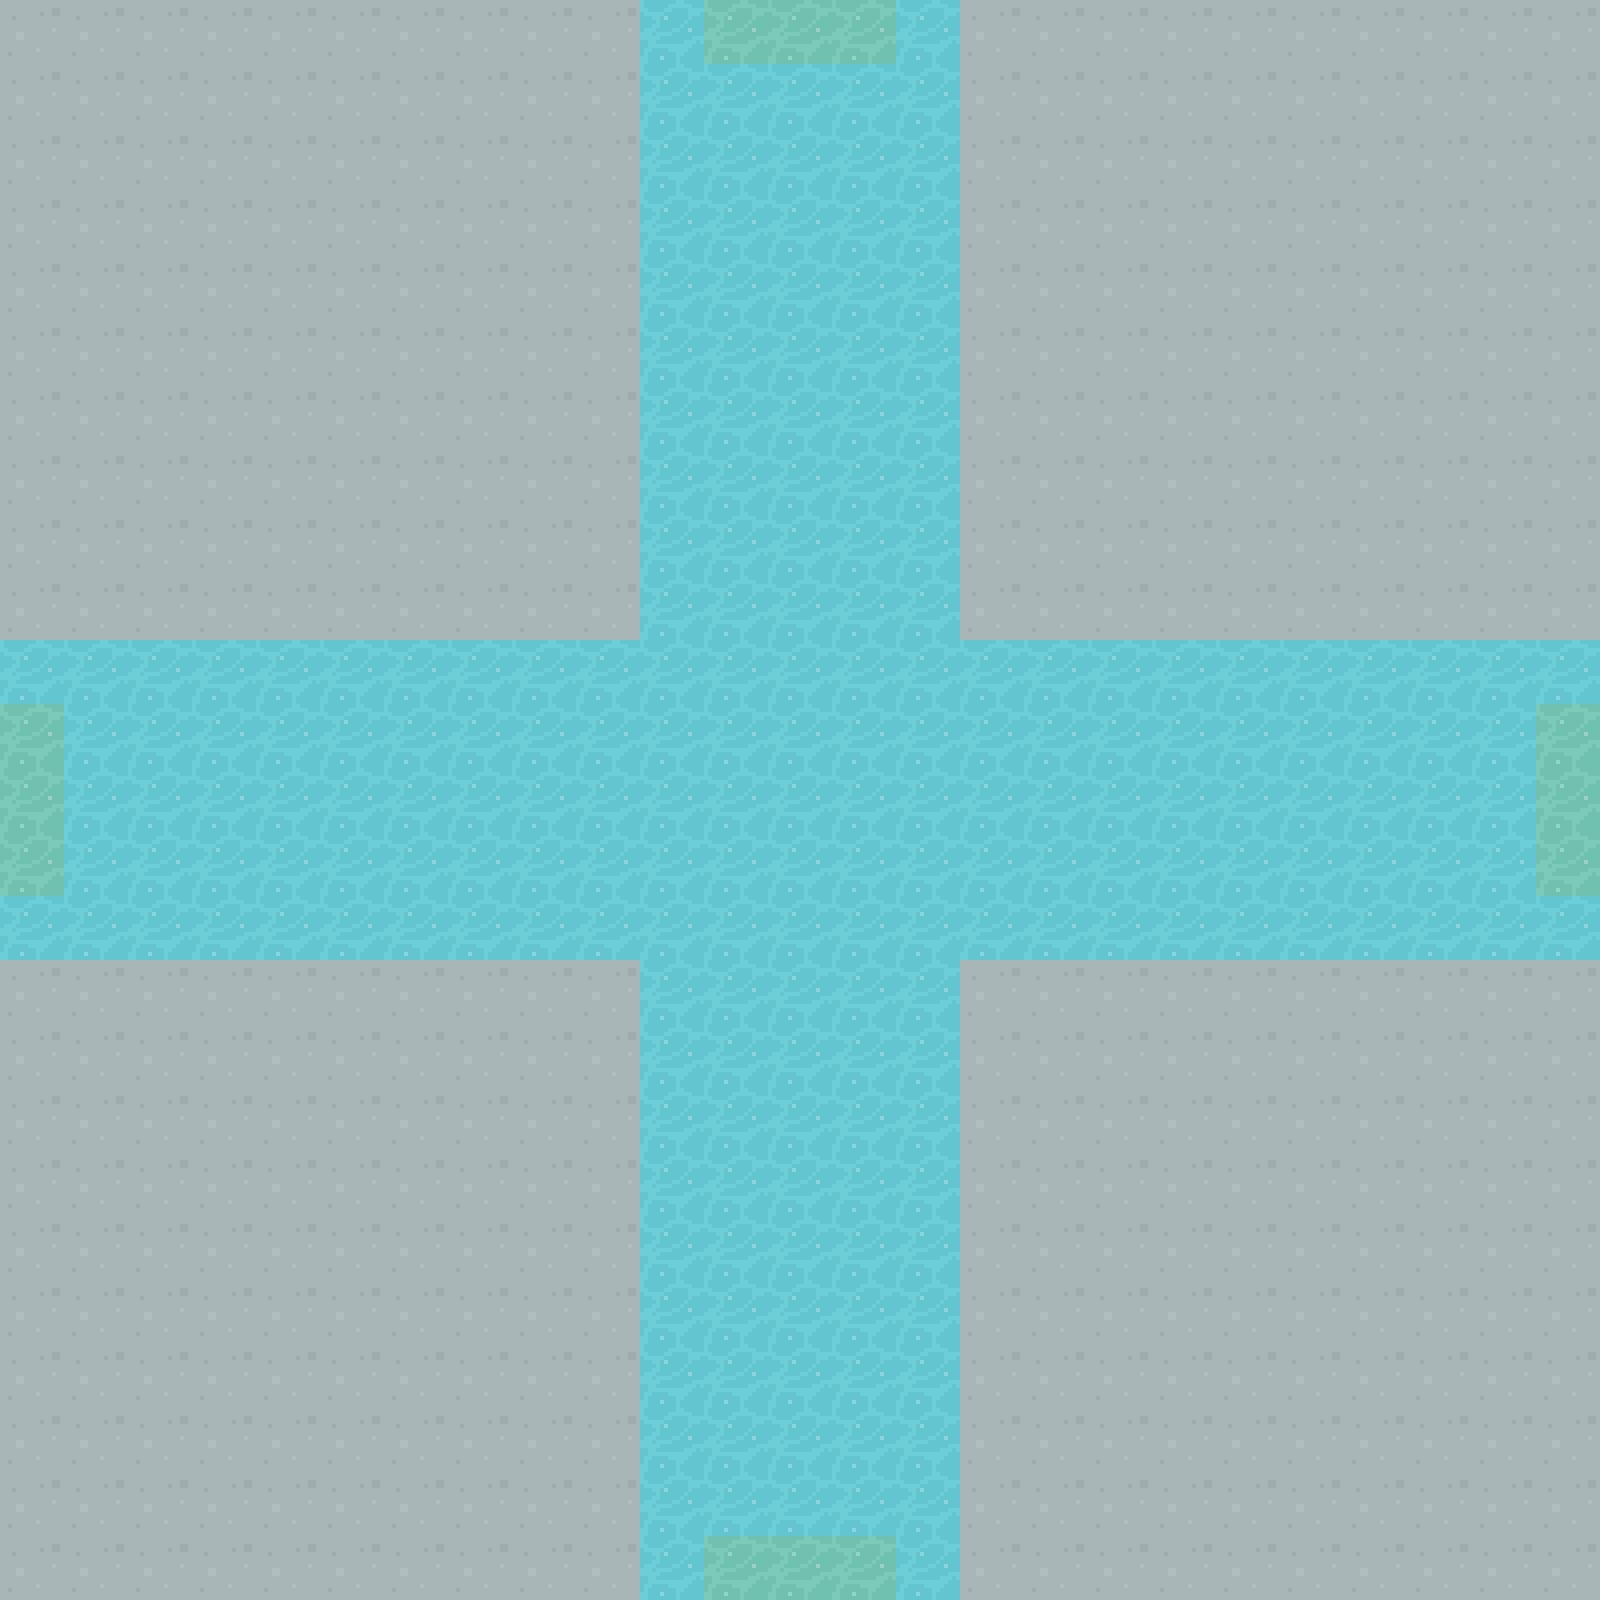

A level layout from a 2D game, rendered from its tile map. Below: a short description, then the map file with its tile-grid data intact:
An orthogonal 25x25 tile map with 64x64 px tiles, 1 tile layer (Tile Layer 1) and 12 objects (SOUTH, NORTH, EAST, WEST).

<map version="1.2" tiledversion="1.3.3" orientation="orthogonal" renderorder="right-down" width="25" height="25" tilewidth="64" tileheight="64" infinite="0" nextlayerid="3" nextobjectid="19">
 <tileset firstgid="1" source="../maps/64TilesheetDungeon.tsx" />
 <layer id="1" name="Tile Layer 1" width="25" height="25">
  <data encoding="csv">
68,68,68,68,68,68,68,68,68,68,321,326,326,326,321,68,68,68,68,68,68,68,68,68,68,
68,68,68,68,68,68,68,68,68,68,321,321,321,321,321,68,68,68,68,68,68,68,68,68,68,
68,68,68,68,68,68,68,68,68,68,321,321,321,321,321,68,68,68,68,68,68,68,68,68,68,
68,68,68,68,68,68,68,68,68,68,321,321,321,321,321,68,68,68,68,68,68,68,68,68,68,
68,68,68,68,68,68,68,68,68,68,321,321,321,321,321,68,68,68,68,68,68,68,68,68,68,
68,68,68,68,68,68,68,68,68,68,321,321,321,321,321,68,68,68,68,68,68,68,68,68,68,
68,68,68,68,68,68,68,68,68,68,321,321,321,321,321,68,68,68,68,68,68,68,68,68,68,
68,68,68,68,68,68,68,68,68,68,321,321,321,321,321,68,68,68,68,68,68,68,68,68,68,
68,68,68,68,68,68,68,68,68,68,321,321,321,321,321,68,68,68,68,68,68,68,68,68,68,
68,68,68,68,68,68,68,68,68,68,321,321,321,321,321,68,68,68,68,68,68,68,68,68,68,
321,321,321,321,321,321,321,321,321,321,321,321,321,321,321,321,321,321,321,321,321,321,321,321,321,
326,321,321,321,321,321,321,321,321,321,321,321,321,321,321,321,321,321,321,321,321,321,321,321,326,
326,321,321,321,321,321,321,321,321,321,321,321,321,321,321,321,321,321,321,321,321,321,321,321,326,
326,321,321,321,321,321,321,321,321,321,321,321,321,321,321,321,321,321,321,321,321,321,321,321,326,
321,321,321,321,321,321,321,321,321,321,321,321,321,321,321,321,321,321,321,321,321,321,321,321,321,
68,68,68,68,68,68,68,68,68,68,321,321,321,321,321,68,68,68,68,68,68,68,68,68,68,
68,68,68,68,68,68,68,68,68,68,321,321,321,321,321,68,68,68,68,68,68,68,68,68,68,
68,68,68,68,68,68,68,68,68,68,321,321,321,321,321,68,68,68,68,68,68,68,68,68,68,
68,68,68,68,68,68,68,68,68,68,321,321,321,321,321,68,68,68,68,68,68,68,68,68,68,
68,68,68,68,68,68,68,68,68,68,321,321,321,321,321,68,68,68,68,68,68,68,68,68,68,
68,68,68,68,68,68,68,68,68,68,321,321,321,321,321,68,68,68,68,68,68,68,68,68,68,
68,68,68,68,68,68,68,68,68,68,321,321,321,321,321,68,68,68,68,68,68,68,68,68,68,
68,68,68,68,68,68,68,68,68,68,321,321,321,321,321,68,68,68,68,68,68,68,68,68,68,
68,68,68,68,68,68,68,68,68,68,321,321,321,321,321,68,68,68,68,68,68,68,68,68,68,
68,68,68,68,68,68,68,68,68,68,321,326,326,326,321,68,68,68,68,68,68,68,68,68,68
</data>
 </layer>
 <objectgroup id="2" name="Object Layer 1">
  <object id="3" name="SOUTH" x="704" y="1536" width="192" height="64" />
  <object id="4" x="-127.913" y="453.829" width="1.75223" />
  <object id="9" name="NORTH" x="704" y="0" width="192" height="64" />
  <object id="10" x="-78.8505" y="131.418" />
  <object id="11" name="EAST" x="1536" y="704" width="64" height="192" />
  <object id="12" name="WEST" x="0" y="704" width="64" height="192" />
  <object id="13" x="-115.647" y="446.82" />
  <object id="14" x="-64" y="0" width="64" height="1600" />
  <object id="15" x="0" y="-64" width="1600" height="64" />
  <object id="16" x="1600" y="0" width="64" height="1600" />
  <object id="17" x="0" y="1600" width="1600" height="64" />
  <object id="18" x="-92.8684" y="1333.45" />
 </objectgroup>
</map>
